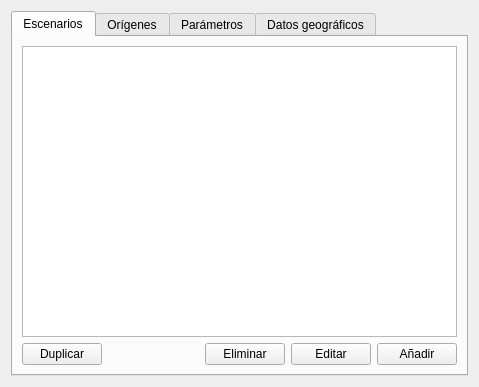
<?xml version="1.0" encoding="UTF-8"?>
<ui version="4.0">
 <class>EscenarioListClass</class>
 <widget class="DataList" name="EscenarioListClass">
  <property name="geometry">
   <rect>
    <x>0</x>
    <y>0</y>
    <width>479</width>
    <height>387</height>
   </rect>
  </property>
  <property name="windowTitle">
   <string>Lista de escenarios</string>
  </property>
  <layout class="QVBoxLayout" name="verticalLayout">
   <item>
    <widget class="QTabWidget" name="tabWidget">
     <property name="currentIndex">
      <number>0</number>
     </property>
     <widget class="QWidget" name="tab">
      <attribute name="title">
       <string>Escenarios</string>
      </attribute>
      <layout class="QVBoxLayout" name="verticalLayout_2">
       <item>
        <widget class="QTableView" name="tablaEscenario"/>
       </item>
       <item>
        <layout class="QHBoxLayout" name="horizontalLayout">
         <item>
          <widget class="QPushButton" name="duplicaEscenario">
           <property name="text">
            <string>Duplicar</string>
           </property>
          </widget>
         </item>
         <item>
          <spacer name="horizontalSpacer">
           <property name="orientation">
            <enum>Qt::Horizontal</enum>
           </property>
           <property name="sizeHint" stdset="0">
            <size>
             <width>40</width>
             <height>20</height>
            </size>
           </property>
          </spacer>
         </item>
         <item>
          <widget class="QPushButton" name="eliminaEscenario">
           <property name="text">
            <string>Eliminar</string>
           </property>
          </widget>
         </item>
         <item>
          <widget class="QPushButton" name="editaEscenario">
           <property name="text">
            <string>Editar</string>
           </property>
          </widget>
         </item>
         <item>
          <widget class="QPushButton" name="anadeEscenario">
           <property name="text">
            <string>Añadir</string>
           </property>
          </widget>
         </item>
        </layout>
       </item>
      </layout>
     </widget>
     <widget class="QWidget" name="tab_2">
      <attribute name="title">
       <string>Orígenes</string>
      </attribute>
      <layout class="QVBoxLayout" name="verticalLayout_3">
       <item>
        <widget class="QTableView" name="tablaOrigen">
         <property name="editTriggers">
          <set>QAbstractItemView::NoEditTriggers</set>
         </property>
         <property name="selectionBehavior">
          <enum>QAbstractItemView::SelectRows</enum>
         </property>
        </widget>
       </item>
       <item>
        <layout class="QHBoxLayout" name="horizontalLayout_2">
         <item>
          <spacer name="horizontalSpacer_2">
           <property name="orientation">
            <enum>Qt::Horizontal</enum>
           </property>
           <property name="sizeHint" stdset="0">
            <size>
             <width>40</width>
             <height>20</height>
            </size>
           </property>
          </spacer>
         </item>
         <item>
          <widget class="QPushButton" name="eliminaOrigen">
           <property name="text">
            <string>Eliminar</string>
           </property>
          </widget>
         </item>
         <item>
          <widget class="QPushButton" name="editaOrigen">
           <property name="text">
            <string>Editar</string>
           </property>
          </widget>
         </item>
         <item>
          <widget class="QPushButton" name="anadeOrigen">
           <property name="text">
            <string>Añadir</string>
           </property>
          </widget>
         </item>
        </layout>
       </item>
      </layout>
     </widget>
     <widget class="QWidget" name="tab_3">
      <attribute name="title">
       <string>Parámetros</string>
      </attribute>
      <layout class="QVBoxLayout" name="verticalLayout_4">
       <item>
        <widget class="QTableView" name="tablaParametro">
         <property name="editTriggers">
          <set>QAbstractItemView::NoEditTriggers</set>
         </property>
         <property name="selectionBehavior">
          <enum>QAbstractItemView::SelectRows</enum>
         </property>
        </widget>
       </item>
       <item>
        <layout class="QHBoxLayout" name="horizontalLayout_3">
         <item>
          <spacer name="horizontalSpacer_3">
           <property name="orientation">
            <enum>Qt::Horizontal</enum>
           </property>
           <property name="sizeHint" stdset="0">
            <size>
             <width>40</width>
             <height>20</height>
            </size>
           </property>
          </spacer>
         </item>
         <item>
          <widget class="QPushButton" name="eliminaParametro">
           <property name="text">
            <string>Eliminar</string>
           </property>
          </widget>
         </item>
         <item>
          <widget class="QPushButton" name="editaParametro">
           <property name="text">
            <string>Editar</string>
           </property>
          </widget>
         </item>
         <item>
          <widget class="QPushButton" name="anadeParametro">
           <property name="text">
            <string>Añadir</string>
           </property>
          </widget>
         </item>
        </layout>
       </item>
      </layout>
     </widget>
     <widget class="QWidget" name="tab_4">
      <attribute name="title">
       <string>Datos geográficos</string>
      </attribute>
      <layout class="QVBoxLayout" name="verticalLayout_5">
       <item>
        <widget class="QTableView" name="tablaTipoDato">
         <property name="editTriggers">
          <set>QAbstractItemView::NoEditTriggers</set>
         </property>
         <property name="alternatingRowColors">
          <bool>true</bool>
         </property>
         <property name="selectionBehavior">
          <enum>QAbstractItemView::SelectRows</enum>
         </property>
        </widget>
       </item>
       <item>
        <layout class="QHBoxLayout" name="horizontalLayout_4">
         <item>
          <widget class="QPushButton" name="guardaTipoDato">
           <property name="text">
            <string>Guardar</string>
           </property>
          </widget>
         </item>
         <item>
          <widget class="QPushButton" name="descartaTipoDato">
           <property name="text">
            <string>Descartar</string>
           </property>
          </widget>
         </item>
         <item>
          <spacer name="horizontalSpacer_4">
           <property name="orientation">
            <enum>Qt::Horizontal</enum>
           </property>
           <property name="sizeHint" stdset="0">
            <size>
             <width>40</width>
             <height>20</height>
            </size>
           </property>
          </spacer>
         </item>
         <item>
          <widget class="QPushButton" name="eliminaTipoDato">
           <property name="text">
            <string>Eliminar</string>
           </property>
          </widget>
         </item>
         <item>
          <widget class="QPushButton" name="editaTipoDato">
           <property name="text">
            <string>Editar</string>
           </property>
          </widget>
         </item>
         <item>
          <widget class="QPushButton" name="anadeTipoDato">
           <property name="text">
            <string>Añadir</string>
           </property>
          </widget>
         </item>
        </layout>
       </item>
      </layout>
     </widget>
    </widget>
   </item>
  </layout>
 </widget>
 <customwidgets>
  <customwidget>
   <class>DataList</class>
   <extends>QWidget</extends>
   <header location="global">widgets/datalist.h</header>
   <container>1</container>
  </customwidget>
 </customwidgets>
 <resources/>
 <connections/>
</ui>
